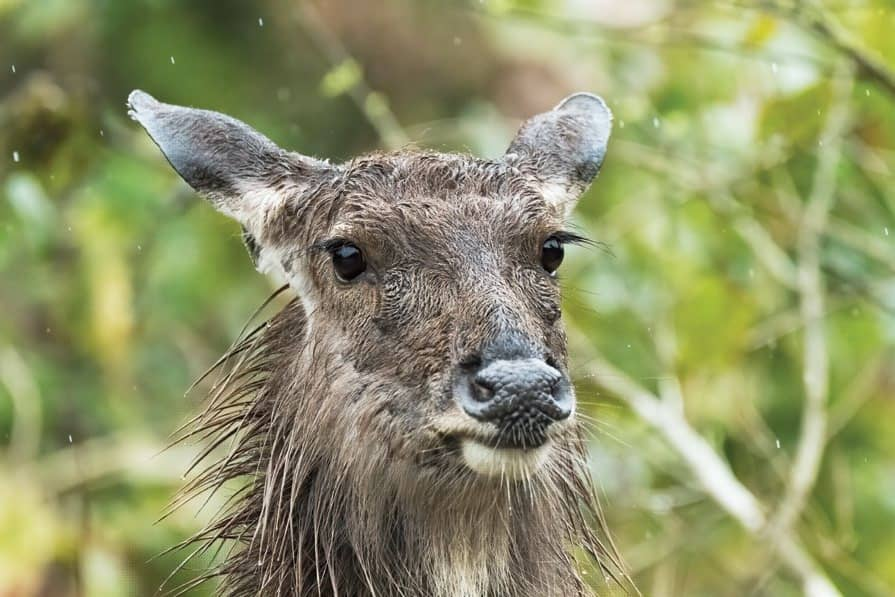
#> input picture Codes from sir/Code_Chapter 4/sample1.jpg, 895 x 597 px
$ python unsharp.py
#> lines starting #> are read from the running program, lines starting #| are printed output that depends on the picture
import numpy as np
import cv2
from matplotlib import pyplot as plt
from PIL import Image, ImageFilter
# matplotlib inline
image = cv2.imread('sample1.jpg') # reads the image
#> image is the input picture: shape (597, 895, 3); mean B, G, R 104, 147.2, 142.8
image2 = Image.fromarray(image.astype('uint8'))
new_image = image2.filter(ImageFilter.UnsharpMask(radius=2, percent=150))
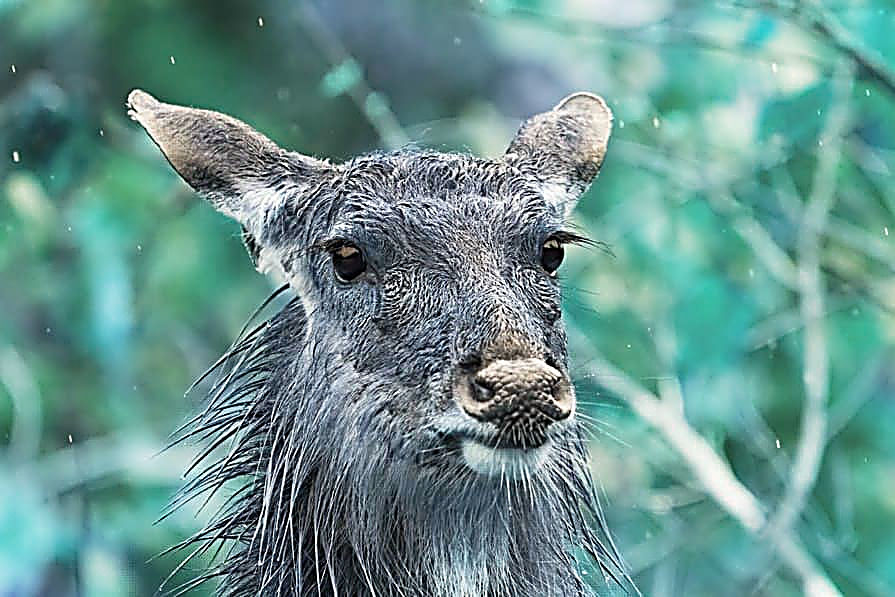
#> new_image: PIL image 895x597 RGB; mean R, G, B 104.3, 147.2, 142.6

plt.figure(figsize=(11,6))
plt.subplot(121),plt.imshow(image2, cmap = 'gray')
plt.title('Input Image'), plt.xticks([]), plt.yticks([])
plt.subplot(122),plt.imshow(new_image, cmap = 'gray')
plt.title('Unsharp Filter'), plt.xticks([]), plt.yticks([])
plt.show()
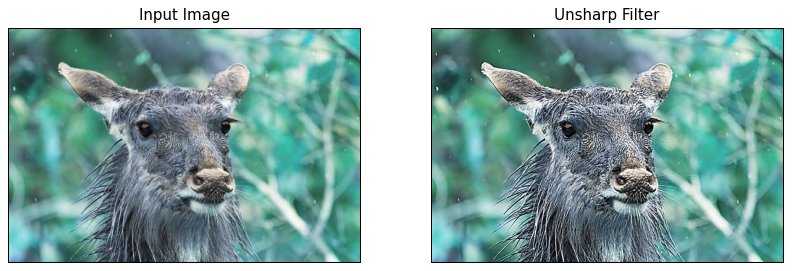
#> figure drawn by matplotlib, 2 panels

$ run again, with Codes from sir/Code_Chapter 4/sample2.jpg copied over Codes from sir/Code_Chapter 4/sample1.jpg
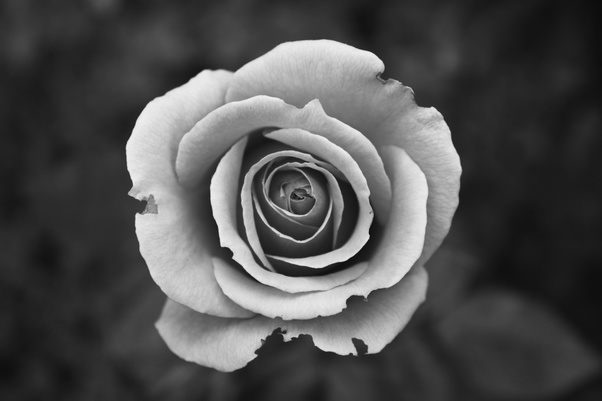
#> input picture Codes from sir/Code_Chapter 4/sample2.jpg, 602 x 401 px
#> image is the input picture: shape (401, 602, 3); min 1, max 253, mean 79.5
#> `new_image = image2.filter(ImageFilter.UnsharpMask(radius=2, percent=15..`:
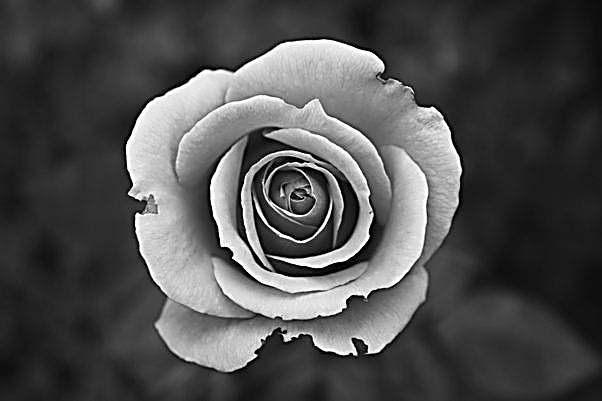
#> new_image: PIL image 602x401 RGB; min 0, max 255, mean 79.5
#> `plt.show()`:
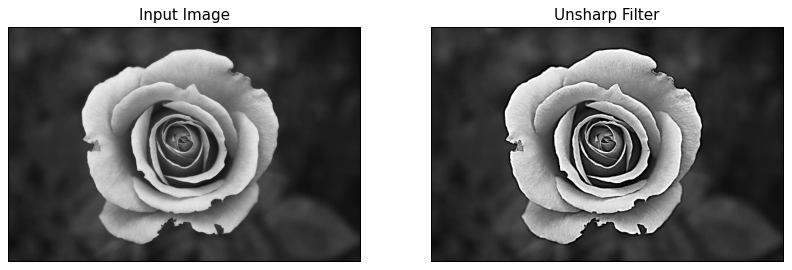
#> figure drawn by matplotlib, 2 panels

$ run again, with Codes from sir/Code_Chapter 4/test.png saved as Codes from sir/Code_Chapter 4/sample1.jpg
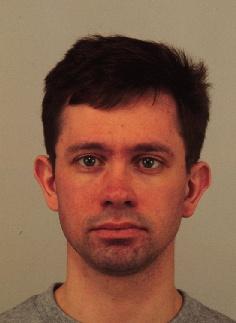
#> input picture Codes from sir/Code_Chapter 4/test.png, 236 x 323 px
#> image is the input picture: shape (323, 236, 3); mean B, G, R 72.7, 94, 134.3
#> `new_image = image2.filter(ImageFilter.UnsharpMask(radius=2, percent=15..`:
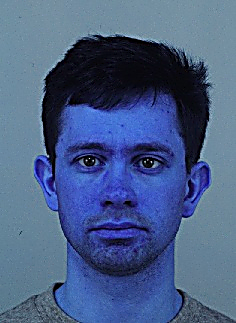
#> new_image: PIL image 236x323 RGB; mean R, G, B 72.9, 94.2, 134.4
#> `plt.show()`:
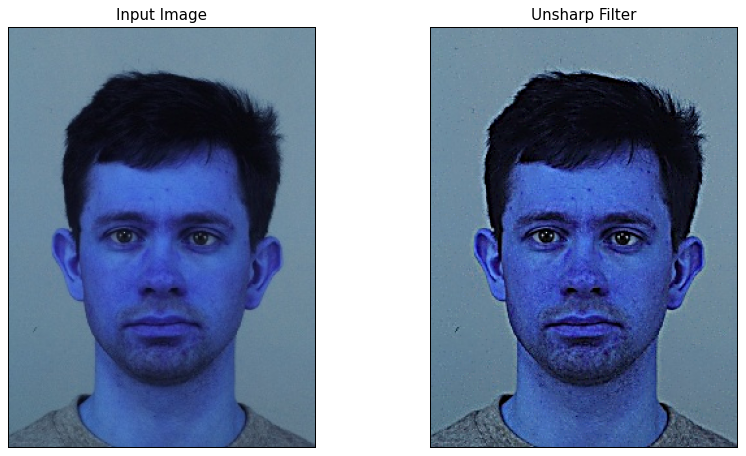
#> figure drawn by matplotlib, 2 panels
